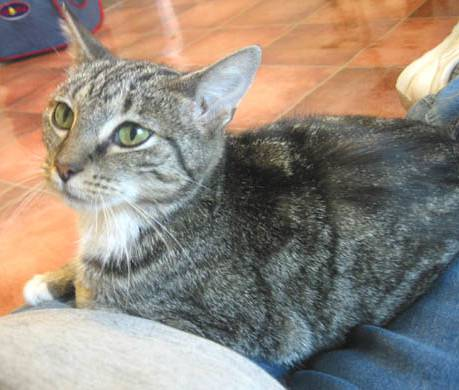
#> input picture cat.jpg, 459 x 390 px
$ python task_4.py
#> lines starting #> are read from the running program, lines starting #| are printed output that depends on the picture
import cv2
import numpy as np

img = cv2.imread('cat.jpg')
#> img is the input picture: shape (390, 459, 3); mean B, G, R 125.1, 136.3, 147.5
gray = cv2.cvtColor(img, cv2.COLOR_BGR2GRAY)
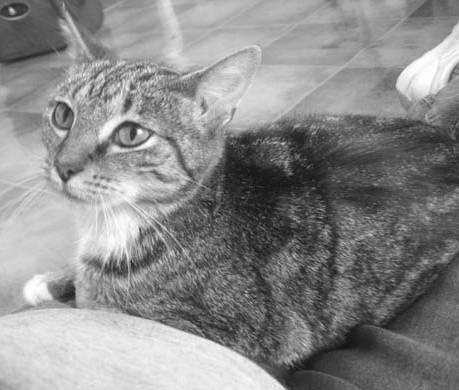
#> gray: shape (390, 459); min 12, max 254, mean 138.4

sift = cv2.xfeatures2d.SIFT_create()

keypoints, descriptors = sift.detectAndCompute(gray, None)
#> keypoints = 1540 keypoints; strongest (x, y, size): (65, 294, 16.8), (128, 104, 6.7), (283, 143, 2), (132, 126, 8.6)
img_with_keypoints = cv2.drawKeypoints(gray, keypoints, None)
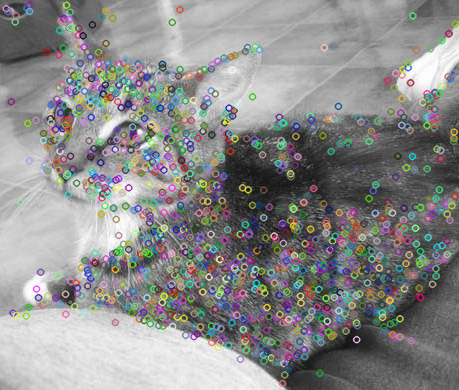
#> img_with_keypoints: shape (390, 459, 3); mean of channels 0, 1, 2 138.9, 139.3, 139.2; drawn as B, G, R

cv2.imwrite('SIFT Keypoints.jpg', img_with_keypoints)
cv2.imshow('SIFT Keypoints.jpg', img_with_keypoints)
cv2.waitKey(0)
cv2.destroyAllWindows()
